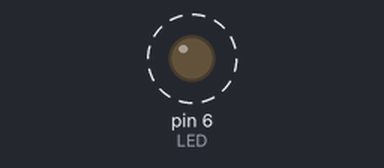
This sketch was run on a simulated Arduino Uno, built with avr-gcc and run on an emulated ATmega328P. On the bench: output pins drawn as LEDs (lit = HIGH). Dashed ring = blinking.

Above: at 0.5 s.
Timing chart, 0 to 4.6 s (numbered marks = the images above):
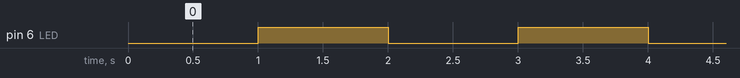

Measured:
- by itself, pin 6 (LED): alternates HIGH for 1.0 s and LOW for 1.0 s

The sketch:

req1.ino
```cpp
#include <avr/io.h>
#include <util/delay.h>

void setup() {
  // put your setup code here, to run once:
  DDRD |= (1<<PD6); // pin6 output
  PORTD |=(1<<PD6); //LED OFF


}

void loop() {
  // put your main code here, to run repeatedly:
  PORTD &= (~(1<<PD6));//on
  _delay_ms(1000);
   PORTD |=(1<<PD6); //off
   _delay_ms(1000);
}
```
